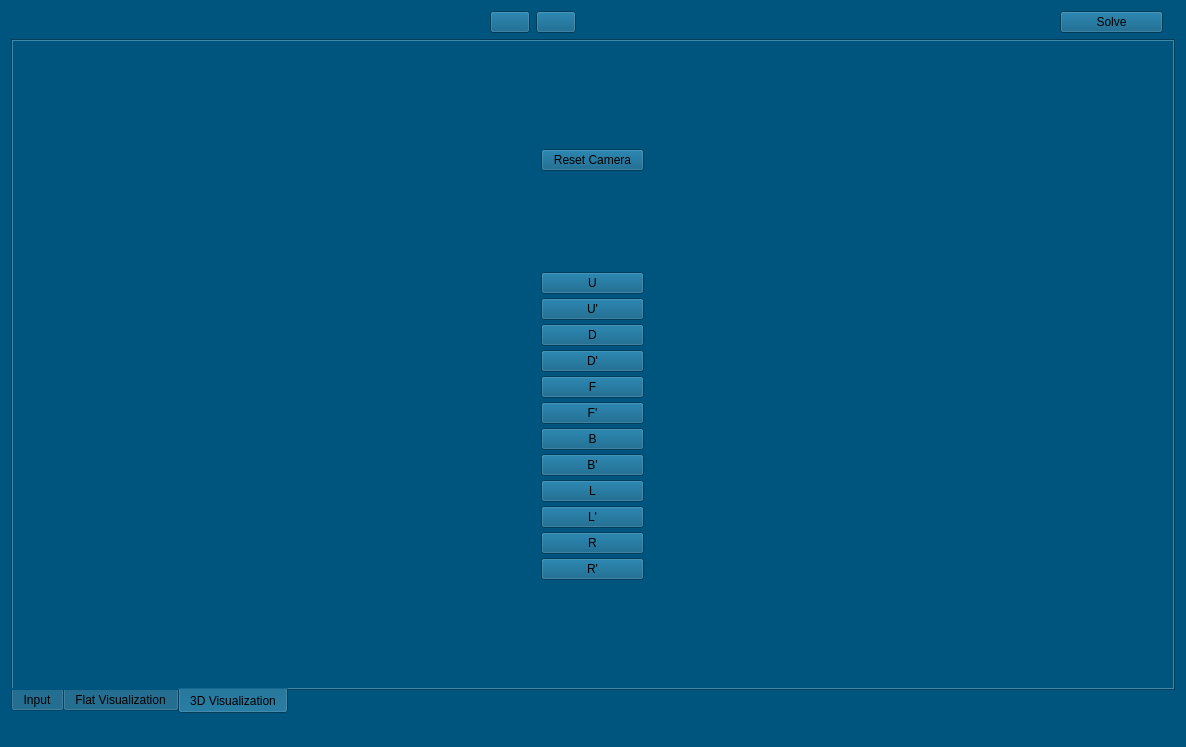
<?xml version="1.0" encoding="UTF-8"?>
<ui version="4.0">
 <class>MainWindow</class>
 <widget class="QMainWindow" name="MainWindow">
  <property name="geometry">
   <rect>
    <x>0</x>
    <y>0</y>
    <width>1186</width>
    <height>747</height>
   </rect>
  </property>
  <property name="windowTitle">
   <string>rubikomo</string>
  </property>
  <property name="styleSheet">
   <string notr="true">background-color:rgb(0, 85, 127)</string>
  </property>
  <widget class="QWidget" name="centralWidget">
   <property name="sizePolicy">
    <sizepolicy hsizetype="Preferred" vsizetype="Preferred">
     <horstretch>0</horstretch>
     <verstretch>0</verstretch>
    </sizepolicy>
   </property>
   <layout class="QGridLayout" name="gridLayout_5">
    <item row="2" column="0">
     <widget class="QTabWidget" name="tabWidget">
      <property name="sizePolicy">
       <sizepolicy hsizetype="Expanding" vsizetype="Expanding">
        <horstretch>0</horstretch>
        <verstretch>0</verstretch>
       </sizepolicy>
      </property>
      <property name="autoFillBackground">
       <bool>false</bool>
      </property>
      <property name="styleSheet">
       <string notr="true"/>
      </property>
      <property name="tabPosition">
       <enum>QTabWidget::South</enum>
      </property>
      <property name="currentIndex">
       <number>2</number>
      </property>
      <property name="elideMode">
       <enum>Qt::ElideRight</enum>
      </property>
      <widget class="QWidget" name="tab_0">
       <property name="sizePolicy">
        <sizepolicy hsizetype="Expanding" vsizetype="Expanding">
         <horstretch>0</horstretch>
         <verstretch>0</verstretch>
        </sizepolicy>
       </property>
       <attribute name="title">
        <string>Input</string>
       </attribute>
       <layout class="QGridLayout" name="gridLayout">
        <item row="0" column="0">
         <layout class="QHBoxLayout" name="horizontalLayout_4">
          <item>
           <spacer name="horizontalSpacer_2">
            <property name="orientation">
             <enum>Qt::Horizontal</enum>
            </property>
            <property name="sizeHint" stdset="0">
             <size>
              <width>40</width>
              <height>20</height>
             </size>
            </property>
           </spacer>
          </item>
          <item>
           <layout class="QVBoxLayout" name="verticalLayout_3">
            <property name="spacing">
             <number>0</number>
            </property>
            <property name="sizeConstraint">
             <enum>QLayout::SetDefaultConstraint</enum>
            </property>
            <item>
             <layout class="QVBoxLayout" name="verticalLayout_5">
              <item>
               <widget class="QPushButton" name="loadButton">
                <property name="minimumSize">
                 <size>
                  <width>70</width>
                  <height>0</height>
                 </size>
                </property>
                <property name="text">
                 <string>Load</string>
                </property>
               </widget>
              </item>
              <item>
               <widget class="QPushButton" name="saveButton">
                <property name="minimumSize">
                 <size>
                  <width>70</width>
                  <height>0</height>
                 </size>
                </property>
                <property name="text">
                 <string>Save</string>
                </property>
               </widget>
              </item>
              <item>
               <spacer name="verticalSpacer_2">
                <property name="orientation">
                 <enum>Qt::Vertical</enum>
                </property>
                <property name="sizeHint" stdset="0">
                 <size>
                  <width>20</width>
                  <height>40</height>
                 </size>
                </property>
               </spacer>
              </item>
              <item>
               <widget class="QLabel" name="shuffleLabel">
                <property name="font">
                 <font>
                  <pointsize>9</pointsize>
                  <weight>75</weight>
                  <bold>true</bold>
                 </font>
                </property>
                <property name="styleSheet">
                 <string notr="true"/>
                </property>
                <property name="text">
                 <string>Steps for shuffle</string>
                </property>
               </widget>
              </item>
              <item>
               <widget class="QSpinBox" name="shuffleSpinBox">
                <property name="minimum">
                 <number>1</number>
                </property>
               </widget>
              </item>
              <item>
               <widget class="QPushButton" name="shuffleButton">
                <property name="minimumSize">
                 <size>
                  <width>70</width>
                  <height>0</height>
                 </size>
                </property>
                <property name="text">
                 <string>Shuffle</string>
                </property>
               </widget>
              </item>
              <item>
               <spacer name="verticalSpacer">
                <property name="orientation">
                 <enum>Qt::Vertical</enum>
                </property>
                <property name="sizeHint" stdset="0">
                 <size>
                  <width>20</width>
                  <height>40</height>
                 </size>
                </property>
               </spacer>
              </item>
             </layout>
            </item>
            <item>
             <layout class="QVBoxLayout" name="verticalLayout_4">
              <item>
               <spacer name="verticalSpacer_4">
                <property name="orientation">
                 <enum>Qt::Vertical</enum>
                </property>
                <property name="sizeHint" stdset="0">
                 <size>
                  <width>20</width>
                  <height>40</height>
                 </size>
                </property>
               </spacer>
              </item>
             </layout>
            </item>
            <item>
             <widget class="QPushButton" name="pushButton_Load">
              <property name="text">
               <string>Send configuration</string>
              </property>
             </widget>
            </item>
           </layout>
          </item>
         </layout>
        </item>
       </layout>
      </widget>
      <widget class="QWidget" name="tab_1">
       <attribute name="title">
        <string>Flat Visualization</string>
       </attribute>
       <layout class="QGridLayout" name="gridLayout_2">
        <item row="0" column="0">
         <layout class="QHBoxLayout" name="horizontalLayout" stretch="0,0">
          <item>
           <spacer name="horizontalSpacer">
            <property name="orientation">
             <enum>Qt::Horizontal</enum>
            </property>
            <property name="sizeHint" stdset="0">
             <size>
              <width>40</width>
              <height>20</height>
             </size>
            </property>
           </spacer>
          </item>
          <item>
           <layout class="QVBoxLayout" name="verticalLayout">
            <property name="spacing">
             <number>4</number>
            </property>
            <item>
             <spacer name="verticalSpacer_3">
              <property name="orientation">
               <enum>Qt::Vertical</enum>
              </property>
              <property name="sizeHint" stdset="0">
               <size>
                <width>20</width>
                <height>40</height>
               </size>
              </property>
             </spacer>
            </item>
            <item>
             <widget class="QPushButton" name="pushButton_U_2D">
              <property name="sizePolicy">
               <sizepolicy hsizetype="Maximum" vsizetype="Fixed">
                <horstretch>0</horstretch>
                <verstretch>0</verstretch>
               </sizepolicy>
              </property>
              <property name="minimumSize">
               <size>
                <width>103</width>
                <height>0</height>
               </size>
              </property>
              <property name="text">
               <string>U</string>
              </property>
             </widget>
            </item>
            <item>
             <widget class="QPushButton" name="pushButton_UR_2D">
              <property name="sizePolicy">
               <sizepolicy hsizetype="Maximum" vsizetype="Fixed">
                <horstretch>0</horstretch>
                <verstretch>0</verstretch>
               </sizepolicy>
              </property>
              <property name="minimumSize">
               <size>
                <width>103</width>
                <height>0</height>
               </size>
              </property>
              <property name="text">
               <string>U'</string>
              </property>
             </widget>
            </item>
            <item>
             <widget class="QPushButton" name="pushButton_D_2D">
              <property name="sizePolicy">
               <sizepolicy hsizetype="Maximum" vsizetype="Fixed">
                <horstretch>0</horstretch>
                <verstretch>0</verstretch>
               </sizepolicy>
              </property>
              <property name="minimumSize">
               <size>
                <width>103</width>
                <height>0</height>
               </size>
              </property>
              <property name="text">
               <string>D</string>
              </property>
             </widget>
            </item>
            <item>
             <widget class="QPushButton" name="pushButton_DR_2D">
              <property name="sizePolicy">
               <sizepolicy hsizetype="Maximum" vsizetype="Fixed">
                <horstretch>0</horstretch>
                <verstretch>0</verstretch>
               </sizepolicy>
              </property>
              <property name="minimumSize">
               <size>
                <width>103</width>
                <height>0</height>
               </size>
              </property>
              <property name="text">
               <string>D'</string>
              </property>
             </widget>
            </item>
            <item>
             <widget class="QPushButton" name="pushButton_F_2D">
              <property name="sizePolicy">
               <sizepolicy hsizetype="Maximum" vsizetype="Fixed">
                <horstretch>0</horstretch>
                <verstretch>0</verstretch>
               </sizepolicy>
              </property>
              <property name="minimumSize">
               <size>
                <width>103</width>
                <height>0</height>
               </size>
              </property>
              <property name="text">
               <string>F</string>
              </property>
             </widget>
            </item>
            <item>
             <widget class="QPushButton" name="pushButton_FR_2D">
              <property name="sizePolicy">
               <sizepolicy hsizetype="Maximum" vsizetype="Fixed">
                <horstretch>0</horstretch>
                <verstretch>0</verstretch>
               </sizepolicy>
              </property>
              <property name="minimumSize">
               <size>
                <width>103</width>
                <height>0</height>
               </size>
              </property>
              <property name="text">
               <string>F'</string>
              </property>
             </widget>
            </item>
            <item>
             <widget class="QPushButton" name="pushButton_B_2D">
              <property name="sizePolicy">
               <sizepolicy hsizetype="Maximum" vsizetype="Fixed">
                <horstretch>0</horstretch>
                <verstretch>0</verstretch>
               </sizepolicy>
              </property>
              <property name="minimumSize">
               <size>
                <width>103</width>
                <height>0</height>
               </size>
              </property>
              <property name="text">
               <string>B</string>
              </property>
             </widget>
            </item>
            <item>
             <widget class="QPushButton" name="pushButton_BR_2D">
              <property name="sizePolicy">
               <sizepolicy hsizetype="Maximum" vsizetype="Fixed">
                <horstretch>0</horstretch>
                <verstretch>0</verstretch>
               </sizepolicy>
              </property>
              <property name="minimumSize">
               <size>
                <width>103</width>
                <height>0</height>
               </size>
              </property>
              <property name="text">
               <string>B'</string>
              </property>
             </widget>
            </item>
            <item>
             <widget class="QPushButton" name="pushButton_L_2D">
              <property name="sizePolicy">
               <sizepolicy hsizetype="Maximum" vsizetype="Fixed">
                <horstretch>0</horstretch>
                <verstretch>0</verstretch>
               </sizepolicy>
              </property>
              <property name="minimumSize">
               <size>
                <width>103</width>
                <height>0</height>
               </size>
              </property>
              <property name="text">
               <string>L</string>
              </property>
             </widget>
            </item>
            <item>
             <widget class="QPushButton" name="pushButton_LR_2D">
              <property name="sizePolicy">
               <sizepolicy hsizetype="Maximum" vsizetype="Fixed">
                <horstretch>0</horstretch>
                <verstretch>0</verstretch>
               </sizepolicy>
              </property>
              <property name="minimumSize">
               <size>
                <width>103</width>
                <height>0</height>
               </size>
              </property>
              <property name="text">
               <string>L'</string>
              </property>
             </widget>
            </item>
            <item>
             <widget class="QPushButton" name="pushButton_R_2D">
              <property name="sizePolicy">
               <sizepolicy hsizetype="Maximum" vsizetype="Fixed">
                <horstretch>0</horstretch>
                <verstretch>0</verstretch>
               </sizepolicy>
              </property>
              <property name="minimumSize">
               <size>
                <width>103</width>
                <height>0</height>
               </size>
              </property>
              <property name="text">
               <string>R</string>
              </property>
             </widget>
            </item>
            <item>
             <widget class="QPushButton" name="pushButton_RR_2D">
              <property name="sizePolicy">
               <sizepolicy hsizetype="Maximum" vsizetype="Fixed">
                <horstretch>0</horstretch>
                <verstretch>0</verstretch>
               </sizepolicy>
              </property>
              <property name="minimumSize">
               <size>
                <width>103</width>
                <height>0</height>
               </size>
              </property>
              <property name="text">
               <string>R'</string>
              </property>
             </widget>
            </item>
            <item>
             <spacer name="verticalSpacer_5">
              <property name="orientation">
               <enum>Qt::Vertical</enum>
              </property>
              <property name="sizeHint" stdset="0">
               <size>
                <width>20</width>
                <height>40</height>
               </size>
              </property>
             </spacer>
            </item>
           </layout>
          </item>
         </layout>
        </item>
       </layout>
      </widget>
      <widget class="QWidget" name="tab">
       <attribute name="title">
        <string>3D Visualization</string>
       </attribute>
       <layout class="QGridLayout" name="gridLayout_4">
        <item row="0" column="0">
         <layout class="QHBoxLayout" name="horizontalLayout_3" stretch="1,0">
          <property name="spacing">
           <number>7</number>
          </property>
          <item>
           <layout class="QGridLayout" name="gridLayout_3">
            <property name="sizeConstraint">
             <enum>QLayout::SetDefaultConstraint</enum>
            </property>
           </layout>
          </item>
          <item>
           <layout class="QVBoxLayout" name="verticalLayout_2">
            <property name="spacing">
             <number>4</number>
            </property>
            <property name="sizeConstraint">
             <enum>QLayout::SetDefaultConstraint</enum>
            </property>
            <item>
             <spacer name="verticalSpacer_7">
              <property name="orientation">
               <enum>Qt::Vertical</enum>
              </property>
              <property name="sizeHint" stdset="0">
               <size>
                <width>20</width>
                <height>40</height>
               </size>
              </property>
             </spacer>
            </item>
            <item>
             <widget class="QPushButton" name="resetCameraButton">
              <property name="text">
               <string>Reset Camera</string>
              </property>
             </widget>
            </item>
            <item>
             <spacer name="verticalSpacer_8">
              <property name="orientation">
               <enum>Qt::Vertical</enum>
              </property>
              <property name="sizeHint" stdset="0">
               <size>
                <width>20</width>
                <height>40</height>
               </size>
              </property>
             </spacer>
            </item>
            <item>
             <widget class="QPushButton" name="U_PushButton_3D">
              <property name="sizePolicy">
               <sizepolicy hsizetype="Maximum" vsizetype="Fixed">
                <horstretch>0</horstretch>
                <verstretch>0</verstretch>
               </sizepolicy>
              </property>
              <property name="minimumSize">
               <size>
                <width>103</width>
                <height>0</height>
               </size>
              </property>
              <property name="text">
               <string>U</string>
              </property>
             </widget>
            </item>
            <item>
             <widget class="QPushButton" name="UR_PushButton_3D">
              <property name="sizePolicy">
               <sizepolicy hsizetype="Maximum" vsizetype="Fixed">
                <horstretch>0</horstretch>
                <verstretch>0</verstretch>
               </sizepolicy>
              </property>
              <property name="minimumSize">
               <size>
                <width>103</width>
                <height>0</height>
               </size>
              </property>
              <property name="text">
               <string>U'</string>
              </property>
             </widget>
            </item>
            <item>
             <widget class="QPushButton" name="D_PushButton_3D">
              <property name="sizePolicy">
               <sizepolicy hsizetype="Maximum" vsizetype="Fixed">
                <horstretch>0</horstretch>
                <verstretch>0</verstretch>
               </sizepolicy>
              </property>
              <property name="minimumSize">
               <size>
                <width>103</width>
                <height>0</height>
               </size>
              </property>
              <property name="text">
               <string>D</string>
              </property>
             </widget>
            </item>
            <item>
             <widget class="QPushButton" name="DR_PushButton_3D">
              <property name="sizePolicy">
               <sizepolicy hsizetype="Maximum" vsizetype="Fixed">
                <horstretch>0</horstretch>
                <verstretch>0</verstretch>
               </sizepolicy>
              </property>
              <property name="minimumSize">
               <size>
                <width>103</width>
                <height>0</height>
               </size>
              </property>
              <property name="text">
               <string>D'</string>
              </property>
             </widget>
            </item>
            <item>
             <widget class="QPushButton" name="F_PushButton_3D">
              <property name="sizePolicy">
               <sizepolicy hsizetype="Maximum" vsizetype="Fixed">
                <horstretch>0</horstretch>
                <verstretch>0</verstretch>
               </sizepolicy>
              </property>
              <property name="minimumSize">
               <size>
                <width>103</width>
                <height>0</height>
               </size>
              </property>
              <property name="text">
               <string>F</string>
              </property>
             </widget>
            </item>
            <item>
             <widget class="QPushButton" name="FR_PushButton_3D">
              <property name="sizePolicy">
               <sizepolicy hsizetype="Maximum" vsizetype="Fixed">
                <horstretch>0</horstretch>
                <verstretch>0</verstretch>
               </sizepolicy>
              </property>
              <property name="minimumSize">
               <size>
                <width>103</width>
                <height>0</height>
               </size>
              </property>
              <property name="text">
               <string>F'</string>
              </property>
             </widget>
            </item>
            <item>
             <widget class="QPushButton" name="B_PushButton_3D">
              <property name="sizePolicy">
               <sizepolicy hsizetype="Maximum" vsizetype="Fixed">
                <horstretch>0</horstretch>
                <verstretch>0</verstretch>
               </sizepolicy>
              </property>
              <property name="minimumSize">
               <size>
                <width>103</width>
                <height>0</height>
               </size>
              </property>
              <property name="text">
               <string>B</string>
              </property>
             </widget>
            </item>
            <item>
             <widget class="QPushButton" name="BR_PushButton_3D">
              <property name="sizePolicy">
               <sizepolicy hsizetype="Maximum" vsizetype="Fixed">
                <horstretch>0</horstretch>
                <verstretch>0</verstretch>
               </sizepolicy>
              </property>
              <property name="minimumSize">
               <size>
                <width>103</width>
                <height>0</height>
               </size>
              </property>
              <property name="text">
               <string>B'</string>
              </property>
             </widget>
            </item>
            <item>
             <widget class="QPushButton" name="L_PushButton_3D">
              <property name="sizePolicy">
               <sizepolicy hsizetype="Maximum" vsizetype="Fixed">
                <horstretch>0</horstretch>
                <verstretch>0</verstretch>
               </sizepolicy>
              </property>
              <property name="minimumSize">
               <size>
                <width>103</width>
                <height>0</height>
               </size>
              </property>
              <property name="text">
               <string>L</string>
              </property>
             </widget>
            </item>
            <item>
             <widget class="QPushButton" name="LR_PushButton_3D">
              <property name="sizePolicy">
               <sizepolicy hsizetype="Maximum" vsizetype="Fixed">
                <horstretch>0</horstretch>
                <verstretch>0</verstretch>
               </sizepolicy>
              </property>
              <property name="minimumSize">
               <size>
                <width>103</width>
                <height>0</height>
               </size>
              </property>
              <property name="text">
               <string>L'</string>
              </property>
             </widget>
            </item>
            <item>
             <widget class="QPushButton" name="R_PushButton_3D">
              <property name="sizePolicy">
               <sizepolicy hsizetype="Maximum" vsizetype="Fixed">
                <horstretch>0</horstretch>
                <verstretch>0</verstretch>
               </sizepolicy>
              </property>
              <property name="minimumSize">
               <size>
                <width>103</width>
                <height>0</height>
               </size>
              </property>
              <property name="text">
               <string>R</string>
              </property>
             </widget>
            </item>
            <item>
             <widget class="QPushButton" name="RR_PushButton_3D">
              <property name="sizePolicy">
               <sizepolicy hsizetype="Maximum" vsizetype="Fixed">
                <horstretch>0</horstretch>
                <verstretch>0</verstretch>
               </sizepolicy>
              </property>
              <property name="minimumSize">
               <size>
                <width>103</width>
                <height>0</height>
               </size>
              </property>
              <property name="text">
               <string>R'</string>
              </property>
             </widget>
            </item>
            <item>
             <spacer name="verticalSpacer_6">
              <property name="orientation">
               <enum>Qt::Vertical</enum>
              </property>
              <property name="sizeHint" stdset="0">
               <size>
                <width>20</width>
                <height>40</height>
               </size>
              </property>
             </spacer>
            </item>
           </layout>
          </item>
         </layout>
        </item>
       </layout>
      </widget>
     </widget>
    </item>
    <item row="0" column="0">
     <layout class="QGridLayout" name="gridLayoutUpper">
      <item row="0" column="6">
       <widget class="QPushButton" name="buttonSolve">
        <property name="minimumSize">
         <size>
          <width>103</width>
          <height>0</height>
         </size>
        </property>
        <property name="text">
         <string>Solve</string>
        </property>
       </widget>
      </item>
      <item row="0" column="7">
       <spacer name="horizontalSpacer_4">
        <property name="orientation">
         <enum>Qt::Horizontal</enum>
        </property>
        <property name="sizeType">
         <enum>QSizePolicy::Preferred</enum>
        </property>
        <property name="sizeHint" stdset="0">
         <size>
          <width>12</width>
          <height>20</height>
         </size>
        </property>
       </spacer>
      </item>
      <item row="0" column="0">
       <spacer name="horizontalSpacer_5">
        <property name="orientation">
         <enum>Qt::Horizontal</enum>
        </property>
        <property name="sizeHint" stdset="0">
         <size>
          <width>40</width>
          <height>20</height>
         </size>
        </property>
       </spacer>
      </item>
      <item row="0" column="5">
       <spacer name="horizontalSpacer_3">
        <property name="orientation">
         <enum>Qt::Horizontal</enum>
        </property>
        <property name="sizeHint" stdset="0">
         <size>
          <width>40</width>
          <height>20</height>
         </size>
        </property>
       </spacer>
      </item>
      <item row="0" column="4">
       <layout class="QGridLayout" name="gridLayoutFormula"/>
      </item>
      <item row="0" column="2">
       <widget class="QPushButton" name="backButton">
        <property name="text">
         <string/>
        </property>
       </widget>
      </item>
      <item row="0" column="3">
       <widget class="QPushButton" name="forwardButton">
        <property name="text">
         <string/>
        </property>
       </widget>
      </item>
     </layout>
    </item>
   </layout>
  </widget>
  <widget class="QMenuBar" name="menuBar">
   <property name="geometry">
    <rect>
     <x>0</x>
     <y>0</y>
     <width>1186</width>
     <height>26</height>
    </rect>
   </property>
   <property name="defaultUp">
    <bool>false</bool>
   </property>
   <property name="nativeMenuBar">
    <bool>true</bool>
   </property>
  </widget>
  <widget class="QStatusBar" name="statusBar"/>
  <action name="actionLoad_input">
   <property name="checkable">
    <bool>true</bool>
   </property>
   <property name="text">
    <string>Load input</string>
   </property>
  </action>
  <action name="actionSave_configuration">
   <property name="checkable">
    <bool>true</bool>
   </property>
   <property name="text">
    <string>Save configuration</string>
   </property>
  </action>
  <action name="actionlll">
   <property name="text">
    <string>lll</string>
   </property>
  </action>
 </widget>
 <layoutdefault spacing="6" margin="11"/>
 <resources/>
 <connections/>
</ui>
